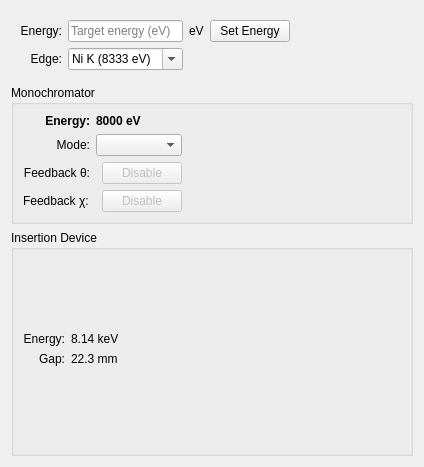
<?xml version="1.0" encoding="UTF-8"?>
<ui version="4.0">
 <class>Form</class>
 <widget class="QWidget" name="Form">
  <property name="geometry">
   <rect>
    <x>0</x>
    <y>0</y>
    <width>424</width>
    <height>467</height>
   </rect>
  </property>
  <property name="windowTitle">
   <string>Energy Positioner</string>
  </property>
  <layout class="QVBoxLayout" name="verticalLayout">
   <item>
    <widget class="QWidget" name="widget" native="true">
     <property name="enabled">
      <bool>true</bool>
     </property>
     <layout class="QHBoxLayout" name="horizontalLayout_4">
      <item>
       <layout class="QGridLayout" name="gridLayout">
        <item row="0" column="1">
         <widget class="QLineEdit" name="target_energy_lineedit">
          <property name="enabled">
           <bool>true</bool>
          </property>
          <property name="toolTip">
           <string>Enter desired energy in eV.</string>
          </property>
          <property name="placeholderText">
           <string>Target energy (eV)</string>
          </property>
         </widget>
        </item>
        <item row="0" column="2">
         <widget class="QLabel" name="label_6">
          <property name="text">
           <string>eV</string>
          </property>
         </widget>
        </item>
        <item row="2" column="1">
         <widget class="QComboBox" name="edge_combo_box">
          <property name="enabled">
           <bool>true</bool>
          </property>
          <property name="toolTip">
           <string>Select an edge, or type one in the form &quot;Na L3&quot;, etc.</string>
          </property>
          <property name="autoFillBackground">
           <bool>false</bool>
          </property>
          <property name="styleSheet">
           <string notr="true"/>
          </property>
          <property name="editable">
           <bool>true</bool>
          </property>
          <property name="currentText">
           <string>Ni K (8333 eV)</string>
          </property>
         </widget>
        </item>
        <item row="0" column="3">
         <widget class="QPushButton" name="set_energy_button">
          <property name="enabled">
           <bool>true</bool>
          </property>
          <property name="toolTip">
           <string>Queue a plan to change the X-ray energy.</string>
          </property>
          <property name="styleSheet">
           <string notr="true"/>
          </property>
          <property name="text">
           <string>Set Energy</string>
          </property>
          <property name="willRunPlan" stdset="0">
           <bool>false</bool>
          </property>
         </widget>
        </item>
        <item row="0" column="0">
         <widget class="QLabel" name="label_2">
          <property name="text">
           <string>Energy:</string>
          </property>
          <property name="alignment">
           <set>Qt::AlignRight|Qt::AlignTrailing|Qt::AlignVCenter</set>
          </property>
         </widget>
        </item>
        <item row="2" column="0">
         <widget class="QLabel" name="label_5">
          <property name="enabled">
           <bool>true</bool>
          </property>
          <property name="text">
           <string>Edge:</string>
          </property>
          <property name="alignment">
           <set>Qt::AlignRight|Qt::AlignTrailing|Qt::AlignVCenter</set>
          </property>
         </widget>
        </item>
        <item row="0" column="4">
         <spacer name="horizontalSpacer_2">
          <property name="orientation">
           <enum>Qt::Horizontal</enum>
          </property>
          <property name="sizeHint" stdset="0">
           <size>
            <width>40</width>
            <height>20</height>
           </size>
          </property>
         </spacer>
        </item>
       </layout>
      </item>
     </layout>
    </widget>
   </item>
   <item>
    <widget class="QGroupBox" name="groupBox">
     <property name="enabled">
      <bool>true</bool>
     </property>
     <property name="sizePolicy">
      <sizepolicy hsizetype="Minimum" vsizetype="Preferred">
       <horstretch>0</horstretch>
       <verstretch>0</verstretch>
      </sizepolicy>
     </property>
     <property name="font">
      <font>
       <weight>50</weight>
       <bold>false</bold>
      </font>
     </property>
     <property name="title">
      <string>Monochromator</string>
     </property>
     <layout class="QHBoxLayout" name="horizontalLayout_5">
      <item>
       <layout class="QGridLayout" name="gridLayout_2">
        <item row="1" column="1">
         <widget class="PyDMEnumComboBox" name="PyDMEnumComboBox">
          <property name="toolTip">
           <string/>
          </property>
          <property name="channel" stdset="0">
           <string>haven://monochromator_mode</string>
          </property>
         </widget>
        </item>
        <item row="3" column="1">
         <layout class="QHBoxLayout" name="horizontalLayout_2">
          <item>
           <widget class="PyDMByteIndicator" name="PyDMByteIndicator_2">
            <property name="enabled">
             <bool>false</bool>
            </property>
            <property name="sizePolicy">
             <sizepolicy hsizetype="Fixed" vsizetype="Fixed">
              <horstretch>0</horstretch>
              <verstretch>0</verstretch>
             </sizepolicy>
            </property>
            <property name="toolTip">
             <string/>
            </property>
            <property name="offColor" stdset="0">
             <color>
              <red>255</red>
              <green>0</green>
              <blue>0</blue>
             </color>
            </property>
            <property name="showLabels" stdset="0">
             <bool>false</bool>
            </property>
           </widget>
          </item>
          <item>
           <widget class="PyDMPushButton" name="PyDMPushButton_2">
            <property name="enabled">
             <bool>false</bool>
            </property>
            <property name="toolTip">
             <string/>
            </property>
            <property name="text">
             <string>Disable</string>
            </property>
           </widget>
          </item>
         </layout>
        </item>
        <item row="0" column="0">
         <widget class="QLabel" name="label_7">
          <property name="font">
           <font>
            <weight>75</weight>
            <bold>true</bold>
           </font>
          </property>
          <property name="text">
           <string>Energy:</string>
          </property>
          <property name="alignment">
           <set>Qt::AlignRight|Qt::AlignTrailing|Qt::AlignVCenter</set>
          </property>
         </widget>
        </item>
        <item row="2" column="1">
         <layout class="QHBoxLayout" name="horizontalLayout">
          <item>
           <widget class="PyDMByteIndicator" name="PyDMByteIndicator">
            <property name="enabled">
             <bool>false</bool>
            </property>
            <property name="sizePolicy">
             <sizepolicy hsizetype="Fixed" vsizetype="Fixed">
              <horstretch>0</horstretch>
              <verstretch>0</verstretch>
             </sizepolicy>
            </property>
            <property name="toolTip">
             <string/>
            </property>
            <property name="offColor" stdset="0">
             <color>
              <red>255</red>
              <green>0</green>
              <blue>0</blue>
             </color>
            </property>
            <property name="showLabels" stdset="0">
             <bool>false</bool>
            </property>
           </widget>
          </item>
          <item>
           <widget class="PyDMPushButton" name="PyDMPushButton">
            <property name="enabled">
             <bool>false</bool>
            </property>
            <property name="toolTip">
             <string/>
            </property>
            <property name="text">
             <string>Disable</string>
            </property>
           </widget>
          </item>
         </layout>
        </item>
        <item row="2" column="0">
         <widget class="QLabel" name="label_8">
          <property name="text">
           <string>Feedback θ:</string>
          </property>
          <property name="alignment">
           <set>Qt::AlignRight|Qt::AlignTrailing|Qt::AlignVCenter</set>
          </property>
         </widget>
        </item>
        <item row="1" column="0">
         <widget class="QLabel" name="label">
          <property name="text">
           <string>Mode:</string>
          </property>
          <property name="alignment">
           <set>Qt::AlignRight|Qt::AlignTrailing|Qt::AlignVCenter</set>
          </property>
         </widget>
        </item>
        <item row="3" column="0">
         <widget class="QLabel" name="label_9">
          <property name="text">
           <string>Feedback χ:</string>
          </property>
         </widget>
        </item>
        <item row="0" column="1">
         <widget class="PyDMLabel" name="PyDMLabel_3">
          <property name="font">
           <font>
            <weight>75</weight>
            <bold>true</bold>
           </font>
          </property>
          <property name="toolTip">
           <string/>
          </property>
          <property name="text">
           <string>8000 eV</string>
          </property>
          <property name="precision" stdset="0">
           <number>2</number>
          </property>
          <property name="showUnits" stdset="0">
           <bool>true</bool>
          </property>
          <property name="precisionFromPV" stdset="0">
           <bool>false</bool>
          </property>
          <property name="channel" stdset="0">
           <string>haven://monochromator_energy_user_readback</string>
          </property>
         </widget>
        </item>
       </layout>
      </item>
      <item>
       <spacer name="horizontalSpacer">
        <property name="orientation">
         <enum>Qt::Horizontal</enum>
        </property>
        <property name="sizeHint" stdset="0">
         <size>
          <width>40</width>
          <height>20</height>
         </size>
        </property>
       </spacer>
      </item>
      <item>
       <widget class="QLabel" name="label_11">
        <property name="text">
         <string>&lt;html&gt;&lt;head/&gt;&lt;body&gt;&lt;p&gt;&lt;img width=&quot;150&quot; src=&quot;:/optics/monochromator.png&quot;/&gt;&lt;/p&gt;&lt;/body&gt;&lt;/html&gt;</string>
        </property>
       </widget>
      </item>
     </layout>
    </widget>
   </item>
   <item>
    <widget class="QGroupBox" name="groupBox_2">
     <property name="font">
      <font>
       <weight>50</weight>
       <bold>false</bold>
      </font>
     </property>
     <property name="title">
      <string>Insertion Device</string>
     </property>
     <layout class="QHBoxLayout" name="horizontalLayout_3">
      <item>
       <layout class="QGridLayout" name="gridLayout_4">
        <property name="bottomMargin">
         <number>5</number>
        </property>
        <item row="1" column="0">
         <widget class="QLabel" name="label_3">
          <property name="font">
           <font>
            <weight>50</weight>
            <bold>false</bold>
           </font>
          </property>
          <property name="text">
           <string>Energy:</string>
          </property>
          <property name="alignment">
           <set>Qt::AlignRight|Qt::AlignTrailing|Qt::AlignVCenter</set>
          </property>
         </widget>
        </item>
        <item row="0" column="0">
         <spacer name="verticalSpacer">
          <property name="orientation">
           <enum>Qt::Vertical</enum>
          </property>
          <property name="sizeHint" stdset="0">
           <size>
            <width>20</width>
            <height>40</height>
           </size>
          </property>
         </spacer>
        </item>
        <item row="2" column="0">
         <widget class="QLabel" name="label_4">
          <property name="font">
           <font>
            <weight>50</weight>
            <bold>false</bold>
           </font>
          </property>
          <property name="text">
           <string>Gap:</string>
          </property>
          <property name="alignment">
           <set>Qt::AlignRight|Qt::AlignTrailing|Qt::AlignVCenter</set>
          </property>
         </widget>
        </item>
        <item row="1" column="1">
         <widget class="PyDMLabel" name="PyDMLabel">
          <property name="font">
           <font>
            <weight>50</weight>
            <bold>false</bold>
           </font>
          </property>
          <property name="toolTip">
           <string>Current set point for the ID (in keV).</string>
          </property>
          <property name="text">
           <string>8.14 keV</string>
          </property>
          <property name="precision" stdset="0">
           <number>0</number>
          </property>
          <property name="showUnits" stdset="0">
           <bool>true</bool>
          </property>
          <property name="precisionFromPV" stdset="0">
           <bool>true</bool>
          </property>
          <property name="channel" stdset="0">
           <string>haven://undulator_energy</string>
          </property>
         </widget>
        </item>
        <item row="2" column="1">
         <widget class="PyDMLabel" name="PyDMLabel_2">
          <property name="font">
           <font>
            <weight>50</weight>
            <bold>false</bold>
           </font>
          </property>
          <property name="toolTip">
           <string/>
          </property>
          <property name="text">
           <string>22.3 mm</string>
          </property>
          <property name="showUnits" stdset="0">
           <bool>true</bool>
          </property>
          <property name="channel" stdset="0">
           <string>haven://undulator_gap</string>
          </property>
         </widget>
        </item>
        <item row="3" column="0">
         <spacer name="verticalSpacer_2">
          <property name="orientation">
           <enum>Qt::Vertical</enum>
          </property>
          <property name="sizeHint" stdset="0">
           <size>
            <width>20</width>
            <height>40</height>
           </size>
          </property>
         </spacer>
        </item>
       </layout>
      </item>
      <item>
       <spacer name="horizontalSpacer_3">
        <property name="orientation">
         <enum>Qt::Horizontal</enum>
        </property>
        <property name="sizeHint" stdset="0">
         <size>
          <width>40</width>
          <height>20</height>
         </size>
        </property>
       </spacer>
      </item>
      <item>
       <widget class="QLabel" name="label_10">
        <property name="sizePolicy">
         <sizepolicy hsizetype="Preferred" vsizetype="Preferred">
          <horstretch>0</horstretch>
          <verstretch>0</verstretch>
         </sizepolicy>
        </property>
        <property name="baseSize">
         <size>
          <width>150</width>
          <height>200</height>
         </size>
        </property>
        <property name="text">
         <string>&lt;html&gt;&lt;head/&gt;&lt;body&gt;&lt;p&gt;&lt;img src=&quot;:/xray_source/insertion_device.png&quot; width=&quot;150&quot; /&gt;&lt;/p&gt;&lt;/body&gt;&lt;/html&gt;</string>
        </property>
       </widget>
      </item>
     </layout>
    </widget>
   </item>
  </layout>
 </widget>
 <customwidgets>
  <customwidget>
   <class>PyDMLabel</class>
   <extends>QLabel</extends>
   <header>pydm.widgets.label</header>
  </customwidget>
  <customwidget>
   <class>PyDMByteIndicator</class>
   <extends>QWidget</extends>
   <header>pydm.widgets.byte</header>
  </customwidget>
  <customwidget>
   <class>PyDMEnumComboBox</class>
   <extends>QComboBox</extends>
   <header>pydm.widgets.enum_combo_box</header>
  </customwidget>
  <customwidget>
   <class>PyDMPushButton</class>
   <extends>QPushButton</extends>
   <header>pydm.widgets.pushbutton</header>
  </customwidget>
 </customwidgets>
 <resources>
  <include location="resources/beamline_components.qrc"/>
 </resources>
 <connections/>
</ui>
